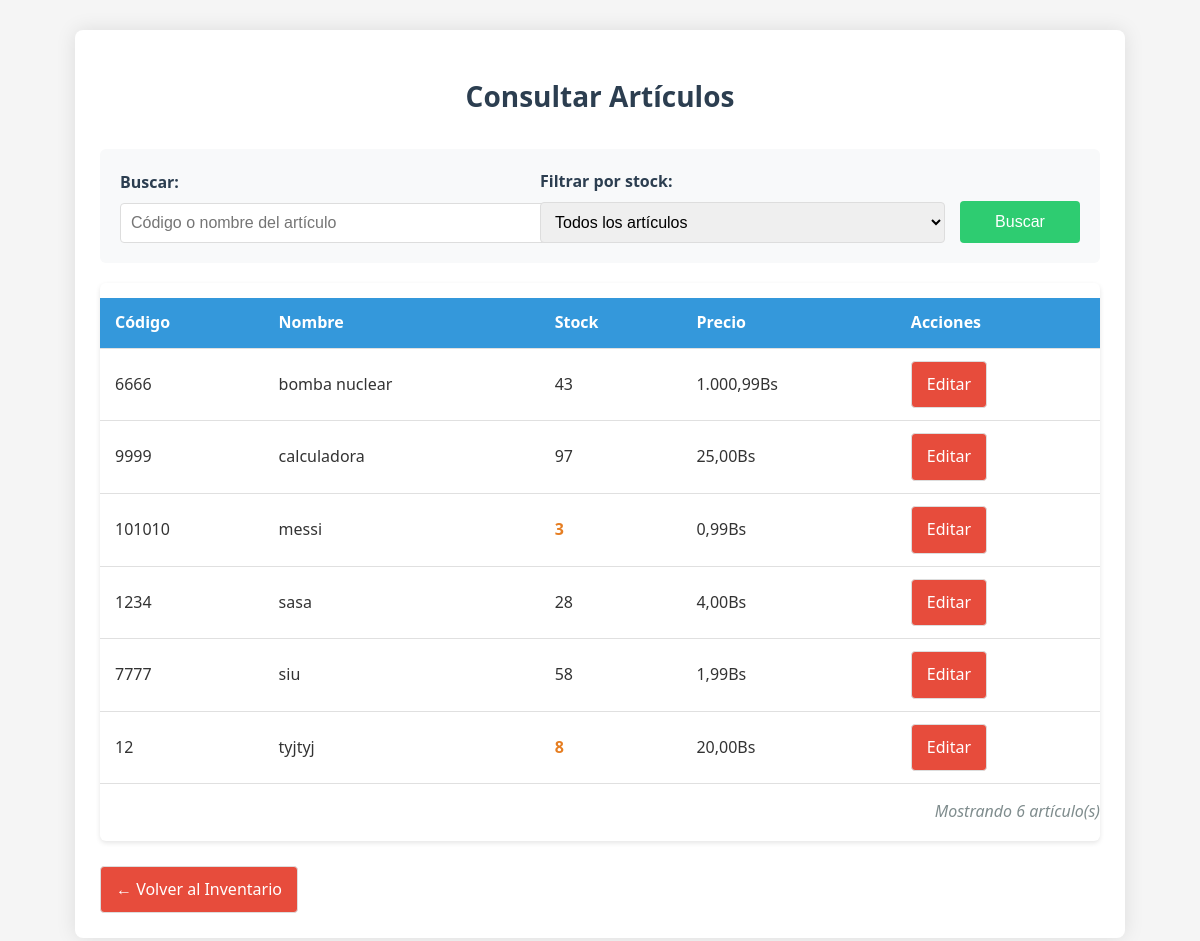
/consultar_articulo.php (signed in), run on the app's committed database.
### tables this page shows
CREATE TABLE `articulos` (
  `id` int(11) NOT NULL,
  `codigo` varchar(50) NOT NULL,
  `nombre` varchar(100) NOT NULL,
  `descripcion` text DEFAULT NULL,
  `precio` decimal(10,2) NOT NULL,
  `cantidad` int(11) NOT NULL DEFAULT 0
);

### controlador/articulo_controlador.php (called while the page is built, shortened)
<?php
require_once __DIR__ . '/../modelo/articulo_modelo.php';
class ArticuloControlador {
public function consultar() {
    $modelo = new ArticuloModelo();
    $busqueda = $_GET['busqueda'] ?? '';
    $filtro_stock = $_GET['filtro_stock'] ?? 'todos';
    $articulos = $modelo->buscarArticulos($busqueda, $filtro_stock);
    include __DIR__ . '/../vista/consultar_articulo.php';
}
}

### consultar_articulo.php (called while the page is built, shortened)
<?php
require_once __DIR__ . '/controlador/articulo_controlador.php';
$controlador = new ArticuloControlador();
$controlador->consultar();

### configuracion/conexion.php (called while the page is built, shortened)
<?php
class Conexion {
    private $conexion;
    public function __construct() {
        $this->conexion = new mysqli(
            Configuracion::$hostname,
            Configuracion::$username,
            Configuracion::$password,
            Configuracion::$dbname
        );
    }
    public function obtenerConexion() {
        return $this->conexion;
    }
}
?>

### modelo/articulo_modelo.php (called while the page is built, shortened)
<?php
require_once __DIR__ . '/../configuracion/conexion.php';
class ArticuloModelo {
    private $conexion;
    public function __construct() {
        $db = new Conexion();
        $this->conexion = $db->obtenerConexion();
    }
public function buscarArticulos($busqueda = '', $filtro = 'todos') {
    $query = "SELECT id, codigo, nombre, cantidad, precio FROM articulos WHERE 1=1";
    $query .= " ORDER BY nombre";
    $stmt = $this->conexion->prepare($query);
    $stmt->execute();
    return $stmt->get_result()->fetch_all(MYSQLI_ASSOC);
}
}

### vista/consultar_articulo.php (the view, shortened to what this page needs)
<!DOCTYPE html>
<html lang="es">
<head>
    <link rel="stylesheet" href="/Artesania_Alpasnore/css/consulta.css">
</head>
<body>
    <div class="contenedor">
        <h1>Consultar Artículos</h1>
        <form method="GET" action="/Artesania_Alpasnore/consultar_articulo.php" class="formulario-busqueda">
            <div class="grupo-busqueda">
                <label for="busqueda">Buscar:</label>
                <input type="text" id="busqueda" name="busqueda" value="<?= htmlspecialchars($busqueda) ?>" placeholder="Código o nombre del artículo">
            </div>
            <div class="grupo-busqueda">
                <label for="filtro_stock">Filtrar por stock:</label>
                <select id="filtro_stock" name="filtro_stock">
                    <option value="todos" <?= $filtro_stock === 'todos' ? 'selected' : '' ?>>Todos los artículos</option>
                </select>
            </div>
            <button type="submit" class="boton boton-buscar">Buscar</button>
        </form>
        <div class="contenedor-tabla">
            <?php if (!empty($articulos)): ?>
                <table>
                    <thead>
                        <tr>
                            <th>Código</th>
                            <th>Nombre</th>
                            <th>Stock</th>
                            <th>Precio</th>
                            <th>Acciones</th>
                        </tr>
                    </thead>
                    <tbody>
                        <?php foreach ($articulos as $articulo): ?>
                            <tr>
                                <td><?= htmlspecialchars($articulo['codigo']) ?></td>
                                <td><?= htmlspecialchars($articulo['nombre']) ?></td>
                                <td class="<?= $articulo['cantidad'] == 0 ? 'stock-agotado' : ($articulo['cantidad'] < 10 ? 'stock-bajo' : '') ?>">
                                    <?= $articulo['cantidad'] ?>
                                </td>
                                <td><?= number_format($articulo['precio'], 2, ',', '.') ?>Bs</td>
                                <td>
                                    <a href="/Artesania_Alpasnore/actualizar_stock.php?id=<?= $articulo['id'] ?>" class="boton-secundario">Editar</a>
                                </td>
                            </tr>
                        <?php endforeach; ?>
                    </tbody>
                </table>
                <p class="total-resultados">Mostrando <?= count($articulos) ?> artículo(s)</p>
            <?php else: ?>
                <div class="mensaje-error">No se encontraron artículos con los criterios de búsqueda</div>
            <?php endif; ?>
        </div>
        <div class="acciones">
            <a href="/Artesania_Alpasnore/vista/inventario.php" class="boton-secundario">← Volver al Inventario</a>
        </div>
    </div>
</body>
</html>

### css/consulta.css (style rules this page uses)
body { font-family: 'Segoe UI', Tahoma, Geneva, Verdana, sans-serif; background-color: #f5f5f5; margin: 0; padding: 0; color: #333; line-height: 1.6; }
.contenedor { max-width: 1000px; margin: 30px auto; padding: 25px; background-color: #fff; border-radius: 8px; box-shadow: 0 0 20px rgba(0, 0, 0, 0.1); }
h1 { color: #2c3e50; text-align: center; margin-bottom: 30px; font-size: 28px; }
.boton { background-color: #3498db; color: white; text-decoration: none; border: none; padding: 12px 20px; font-size: 16px; border-radius: 4px; cursor: pointer; transition: background-color 0.3s; margin-top: 10px; }
.boton-secundario { display: inline-block; padding: 10px 15px; background-color: #e74c3c; color: white; text-decoration: none; border-radius: 4px; border: 1px solid #ddd; transition: all 0.3s; text-align: center; }
.contenedor-tabla { overflow-x: auto; margin-top: 20px; box-shadow: 0 2px 5px rgba(0,0,0,0.1); border-radius: 6px; }
table { width: 100%; border-collapse: collapse; margin-top: 15px; background-color: white; }
th, td { padding: 12px 15px; text-align: left; border-bottom: 1px solid #e0e0e0; }
th { background-color: #3498db; color: white; font-weight: 600; position: sticky; top: 0; }
.stock-bajo { color: #e67e22; font-weight: bold; }
.formulario-busqueda { display: flex; gap: 15px; flex-wrap: wrap; margin-bottom: 20px; align-items: flex-end; background-color: #f8f9fa; padding: 20px; border-radius: 6px; }
.grupo-busqueda { flex: 1; min-width: 200px; }
.grupo-busqueda label { display: block; margin-bottom: 8px; font-weight: 600; color: #2c3e50; }
.grupo-busqueda input, .grupo-busqueda select { width: 100%; padding: 10px; border: 1px solid #ddd; border-radius: 4px; font-size: 16px; }
.boton-buscar { background-color: #2ecc71; min-width: 120px; }
.total-resultados { margin-top: 15px; font-style: italic; color: #7f8c8d; text-align: right; }
.acciones { display: flex; justify-content: space-between; margin-top: 25px; flex-wrap: wrap; gap: 15px; }

### data on the page
articulos: codigo "6666", nombre "bomba nuclear", cantidad "43", precio "1.000,99"
articulos: codigo "9999", nombre "calculadora", cantidad "97", precio "25,00"
articulos: codigo "101010", nombre "messi", cantidad "3", precio "0,99"
articulos: codigo "1234", nombre "sasa", cantidad "28", precio "4,00"
articulos: codigo "7777", nombre "siu", cantidad "58", precio "1,99"
articulos: codigo "12", nombre "tyjtyj", cantidad "8", precio "20,00"

### other printed values
count($articulos) "6"
